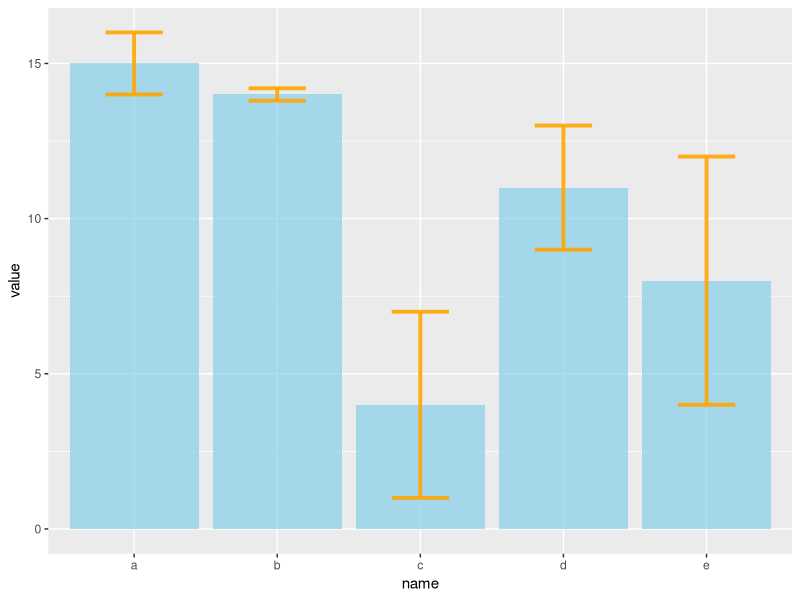
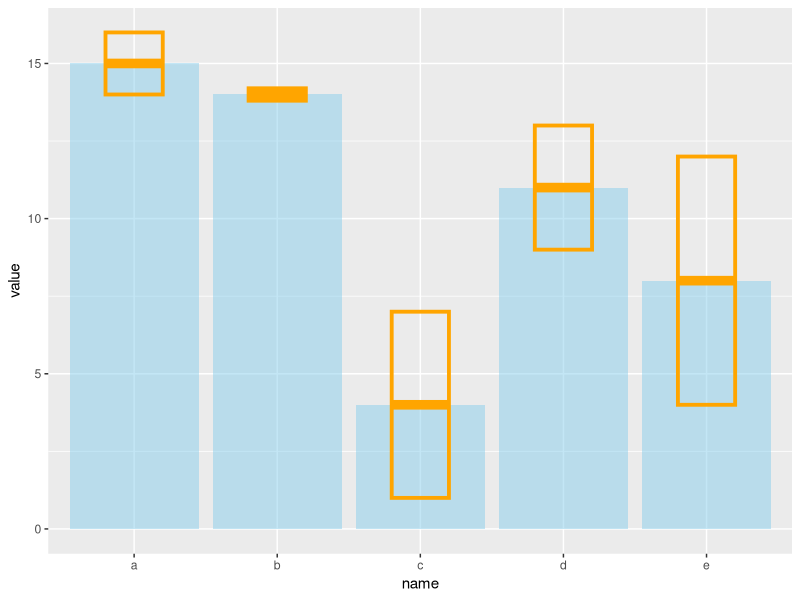
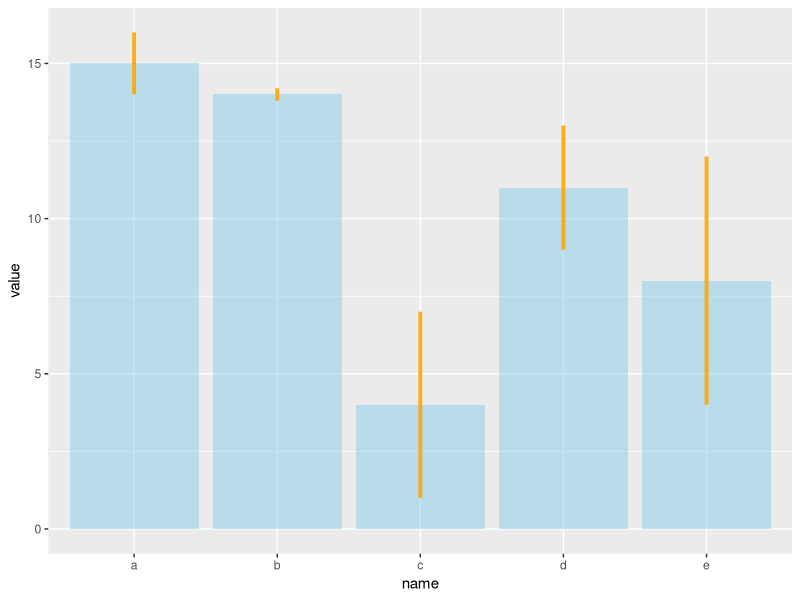
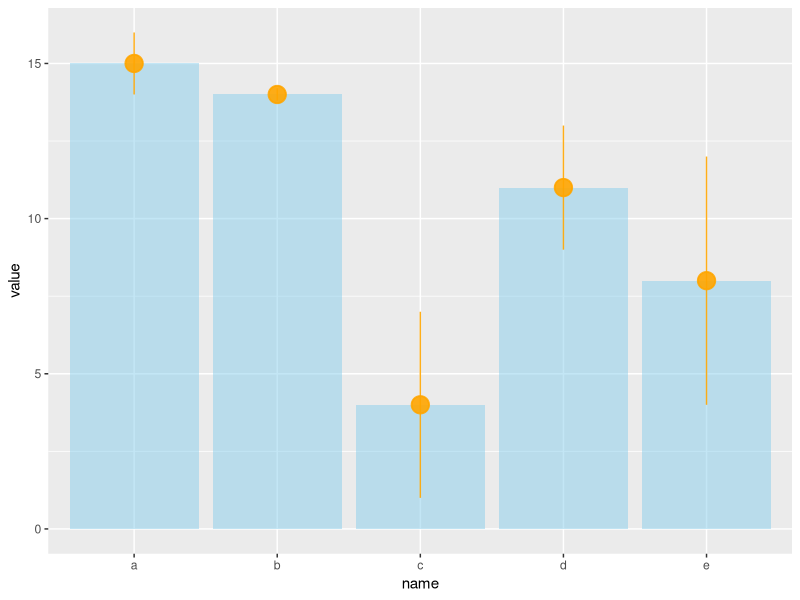
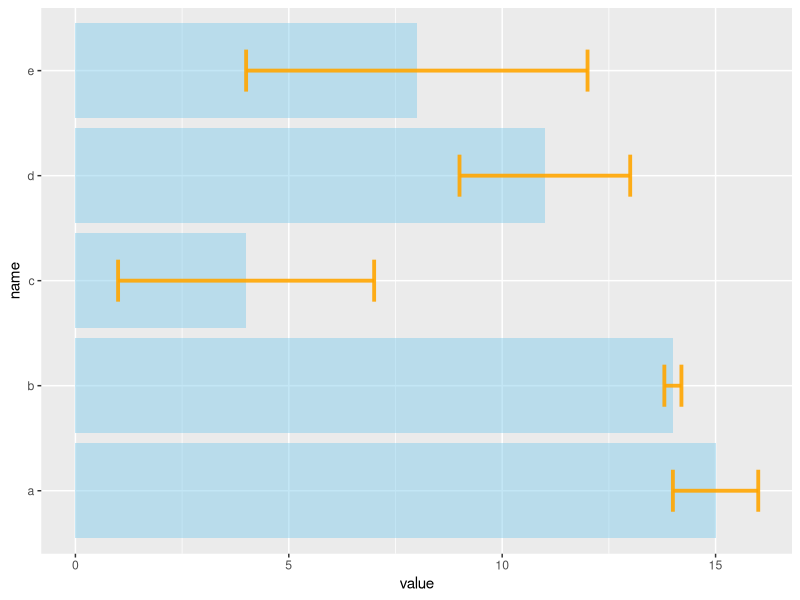
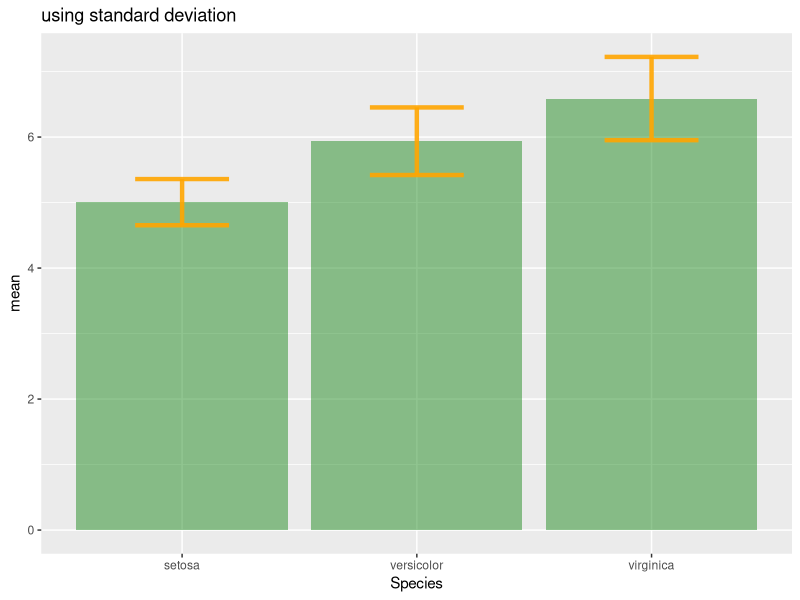
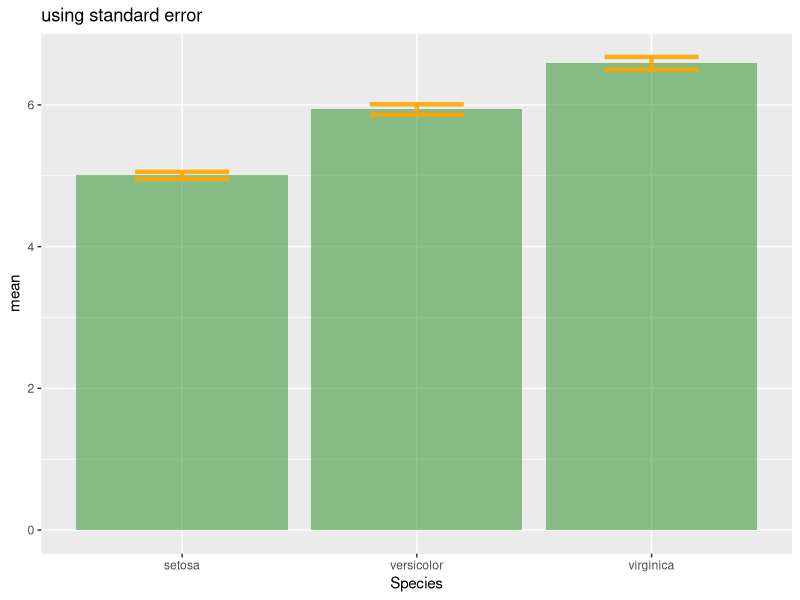
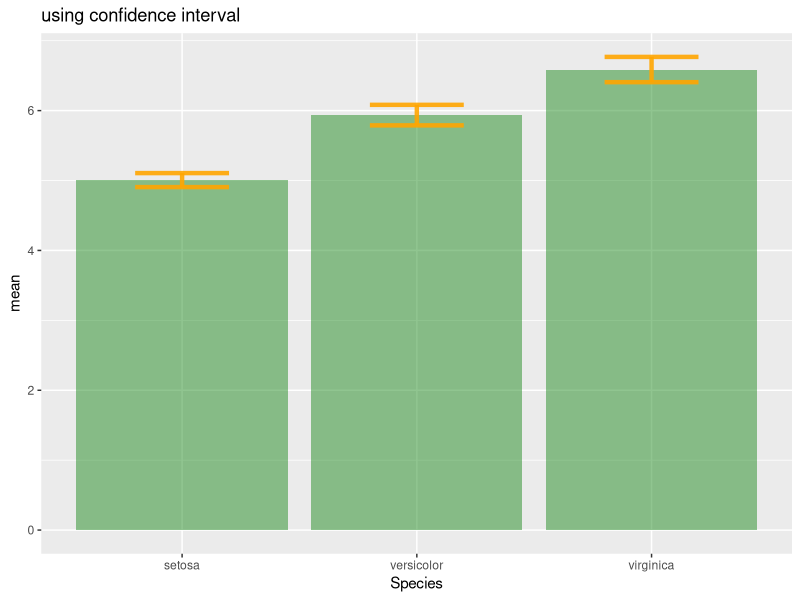

These figures' R source, in order:

#  柱形图

# Load ggplot2
library(ggplot2)

# create dummy data
data <- data.frame(
  name=letters[1:5],
  value=sample(seq(4,15),5),
  sd=c(1,0.2,3,2,4)
)

# Most basic error bar
ggplot(data) +
  geom_bar( aes(x=name, y=value), stat="identity", fill="skyblue", alpha=0.7) +
  geom_errorbar( aes(x=name, ymin=value-sd, ymax=value+sd), width=0.4, 
                 colour="orange", alpha=0.9, size=1.3)

# rectangle
ggplot(data) +
  geom_bar( aes(x=name, y=value), stat="identity", fill="skyblue", alpha=0.5) +
  geom_crossbar( aes(x=name, y=value, ymin=value-sd, ymax=value+sd), width=0.4,
                 colour="orange", alpha=0.9, size=1.3)

# line
ggplot(data) +
  geom_bar( aes(x=name, y=value), stat="identity", fill="skyblue", alpha=0.5) +
  geom_linerange( aes(x=name, ymin=value-sd, ymax=value+sd), 
                  colour="orange", alpha=0.9, size=1.3)

# line + dot
ggplot(data) +
  geom_bar( aes(x=name, y=value), stat="identity", fill="skyblue", alpha=0.5) +
  geom_pointrange( aes(x=name, y=value, ymin=value-sd, ymax=value+sd), 
                   colour="orange", alpha=0.9, size=1.3)

# horizontal
ggplot(data) +
  geom_bar( aes(x=name, y=value), stat="identity", fill="skyblue", alpha=0.5) +
  geom_errorbar( aes(x=name, ymin=value-sd, ymax=value+sd), width=0.4,
                 colour="orange", alpha=0.9, size=1.3) +
  coord_flip()

#  用标准差、标准误和置信区间计算
library(dplyr)

# Data
data <- iris  %>%  select(Species, Sepal.Length)

# Calculates mean, sd, se and IC
my_sum <- data %>%
  group_by(Species) %>%
  summarise( 
    n=n(),
    mean=mean(Sepal.Length),
    sd=sd(Sepal.Length)
  ) %>%
  mutate( se=sd/sqrt(n))  %>%
  mutate( ic=se * qt((1-0.05)/2 + .5, n-1))

# Standard deviation
ggplot(my_sum) +
  geom_bar( aes(x=Species, y=mean), stat="identity",
            fill="forestgreen", alpha=0.5) +
  geom_errorbar( aes(x=Species, ymin=mean-sd, ymax=mean+sd),
                 width=0.4, colour="orange", alpha=0.9, size=1.5) +
  ggtitle("using standard deviation")

# Standard Error
ggplot(my_sum) +
  geom_bar( aes(x=Species, y=mean), stat="identity", 
            fill="forestgreen", alpha=0.5) +
  geom_errorbar( aes(x=Species, ymin=mean-se, ymax=mean+se),
                 width=0.4, colour="orange", alpha=0.9, size=1.5) +
  ggtitle("using standard error")

# Confidence Interval
ggplot(my_sum) +
  geom_bar( aes(x=Species, y=mean), stat="identity", 
            fill="forestgreen", alpha=0.5) +
  geom_errorbar( aes(x=Species, ymin=mean-ic, ymax=mean+ic),
                 width=0.4, colour="orange", alpha=0.9, size=1.5) +
  ggtitle("using confidence interval")
